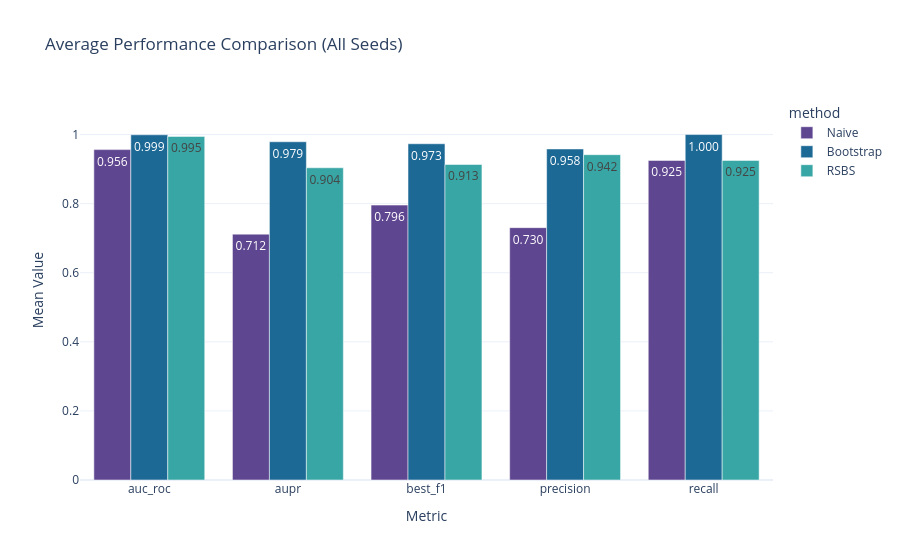

The code cell stored with this chart in its notebook:
### Code cell
fig2.show()

### Figure 1 — Plotly figure (JSON) as saved in the notebook; plotly's stock layout.template omitted (floating-point values rounded to 4 significant figures)
{"data": [{"alignmentgroup": "True", "hovertemplate": "method=Naive<br>Metric=%{x}<br>Mean Value=%{y}<extra></extra>", "legendgroup": "Naive", "marker": {"color": "rgb(95, 70, 144)", "pattern": {"shape": ""}}, "name": "Naive", "offsetgroup": "Naive", "orientation": "v", "showlegend": true, "textposition": "auto", "texttemplate": "%{y:.3f}", "type": "bar", "x": ["auc_roc", "aupr", "best_f1", "precision", "recall"], "xaxis": "x", "y": [0.9564, 0.7117, 0.7958, 0.7305, 0.925], "yaxis": "y"}, {"alignmentgroup": "True", "hovertemplate": "method=Bootstrap<br>Metric=%{x}<br>Mean Value=%{y}<extra></extra>", "legendgroup": "Bootstrap", "marker": {"color": "rgb(29, 105, 150)", "pattern": {"shape": ""}}, "name": "Bootstrap", "offsetgroup": "Bootstrap", "orientation": "v", "showlegend": true, "textposition": "auto", "texttemplate": "%{y:.3f}", "type": "bar", "x": ["auc_roc", "aupr", "best_f1", "precision", "recall"], "xaxis": "x", "y": [0.9994, 0.9792, 0.9733, 0.9583, 1.0], "yaxis": "y"}, {"alignmentgroup": "True", "hovertemplate": "method=RSBS<br>Metric=%{x}<br>Mean Value=%{y}<extra></extra>", "legendgroup": "RSBS", "marker": {"color": "rgb(56, 166, 165)", "pattern": {"shape": ""}}, "name": "RSBS", "offsetgroup": "RSBS", "orientation": "v", "showlegend": true, "textposition": "auto", "texttemplate": "%{y:.3f}", "type": "bar", "x": ["auc_roc", "aupr", "best_f1", "precision", "recall"], "xaxis": "x", "y": [0.9945, 0.9038, 0.9133, 0.9417, 0.925], "yaxis": "y"}], "layout": {"barmode": "group", "legend": {"title": {"text": "method"}, "tracegroupgap": 0}, "title": {"text": "Average Performance Comparison (All Seeds)"}, "xaxis": {"anchor": "y", "domain": [0, 1], "title": {"text": "Metric"}}, "yaxis": {"anchor": "x", "domain": [0, 1], "range": [0, 1.1], "title": {"text": "Mean Value"}}}}
